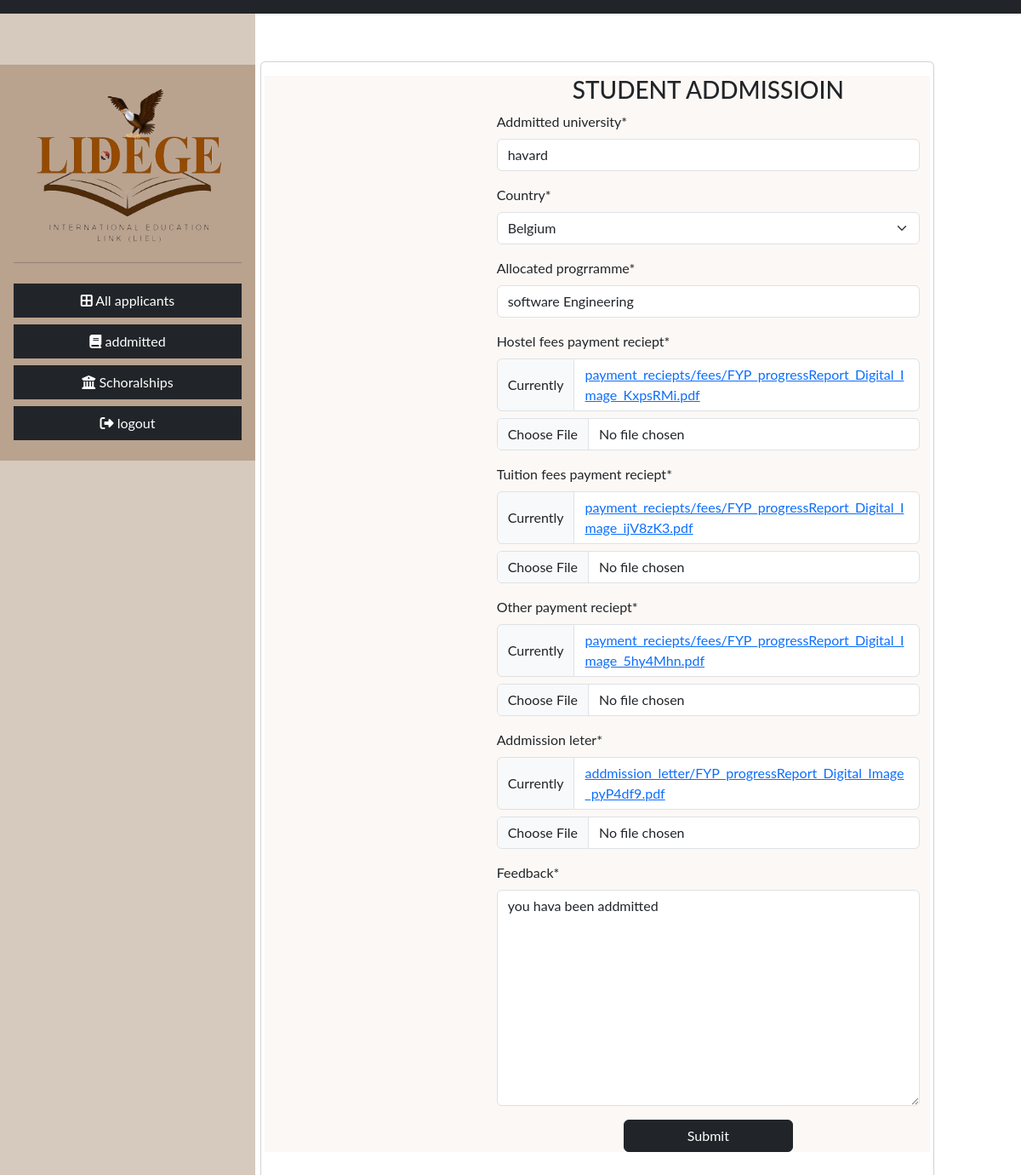
Page /addmission/18 (signed in) on the committed database.
### applicantsReg/models.py (models this page shows)
class Addmitted_student(models.Model):
    user = models.OneToOneField(CustomUser, on_delete=models.CASCADE,related_name='addmitted_student')
    addmitted_university = models.CharField(max_length=100)
    country_selected = models.CharField(max_length=100,
        choices=[(country.name, country.name) for country in pycountry.countries],
        blank=True,
        null=True,)
    allocated_progrramme = models.CharField(max_length=100)
    addmission_date = models.DateField(null=True)
    hostel_fees_payment_reciept = LimitedFileField(upload_to='payment_reciepts/fees/')
    tuition_fees_payment_reciept = LimitedFileField(upload_to='payment_reciepts/fees/')
    Other_payment_reciept = LimitedFileField(upload_to='payment_reciepts/fees/')
    addmission_leter = LimitedFileField(upload_to='addmission_letter/', null=True)
    feedback = models.TextField()
    submission_time = SubmissionTimeField(null=True)
    addmission_approval = models.CharField(choices=ADDMISSION_STATUS, max_length=50, null=True)
    addmission_reject_reason = models.TextField(null=True)

### applicantsReg/views.py (the view)
# urls.py: path('addmission/<user>',views.addmitted_student_view,name = 'addmission'),
@login_required
@user_passes_test(is_staff)
def addmitted_student_view(request,user):
    if not request.user.is_authenticated:
        return redirect("login")
    addmitted = Addmitted_student.objects.get(user = user)
    if addmitted :
        if request.method == "POST":
            form = AddmittedStudentForm(request.POST, request.FILES, instance = addmitted )
            if form.is_valid():
                feedback = form.save(commit=False)
                feedback.addmitted = addmitted
                feedback.save()
                messages.success(request, "successfull submitted")
        else:
            form = AddmittedStudentForm(instance = addmitted)
        return render(request, "addmission.html", {"form": form, "addmitted":addmitted,"messages":messages})
    else:
        error_message = "You don't have any profile you may logout or contact you system admin."
        messages.warning(request, error_message)
        return redirect("home")

### applicantsReg/forms.py
class AddmittedStudentForm(forms.ModelForm):
    class Meta:
        model = Addmitted_student
        fields = (
        "addmitted_university",
        "country_selected",
        "allocated_progrramme",
        "hostel_fees_payment_reciept",
        "tuition_fees_payment_reciept",
        "Other_payment_reciept",
        "addmission_leter",
        "feedback",
        )
    country_selected = forms.ChoiceField(
        choices=[(country.name, country.name) for country in pycountry.countries],
       label='Country',
       help_text="" ,
    )

### applicantsReg/views.py (called while the page is built)
def is_staff(user):
    return user.is_staff

### applicantsReg/templates/addmission.html (shortened to what this page needs)
{%extends 'base4.html'%}
{%load static%}
{%load crispy_forms_tags%}
{%block content%}
<div class="row">
    <div class="col-md-3">
    </div>
    <div class="col-md-8">
        <div class="card" style="margin-top: 4.5rem; padding: 1rem;">
            <div class="row" style="background-color:#f0dcc931; margin-bottom: 3rem;">
                <div class="col-md-4">
                </div>
                <div class="col-md-8">
                    <h3 style="text-align: center;">STUDENT ADDMISSIOIN</h3>
                    <form action="" method="POST" enctype="multipart/form-data">
                        {{form|crispy}}
                        <input type="submit" value="Submit" class="btn btn-dark" style="width: 40%; margin-left: 30%;">
                    </form>
                </div>
            </div>
        </div>
    </div>
</div>
{%endblock%}

### applicantsReg/templates/base4.html (style rules this page uses)
body { font-family: "Lato", sans-serif; }

### rows in the picture
Addmitted_student: addmitted_university "havard", country_selected "Belgium", allocated_progrramme "software Engineering", feedback "you hava been addmitted"
